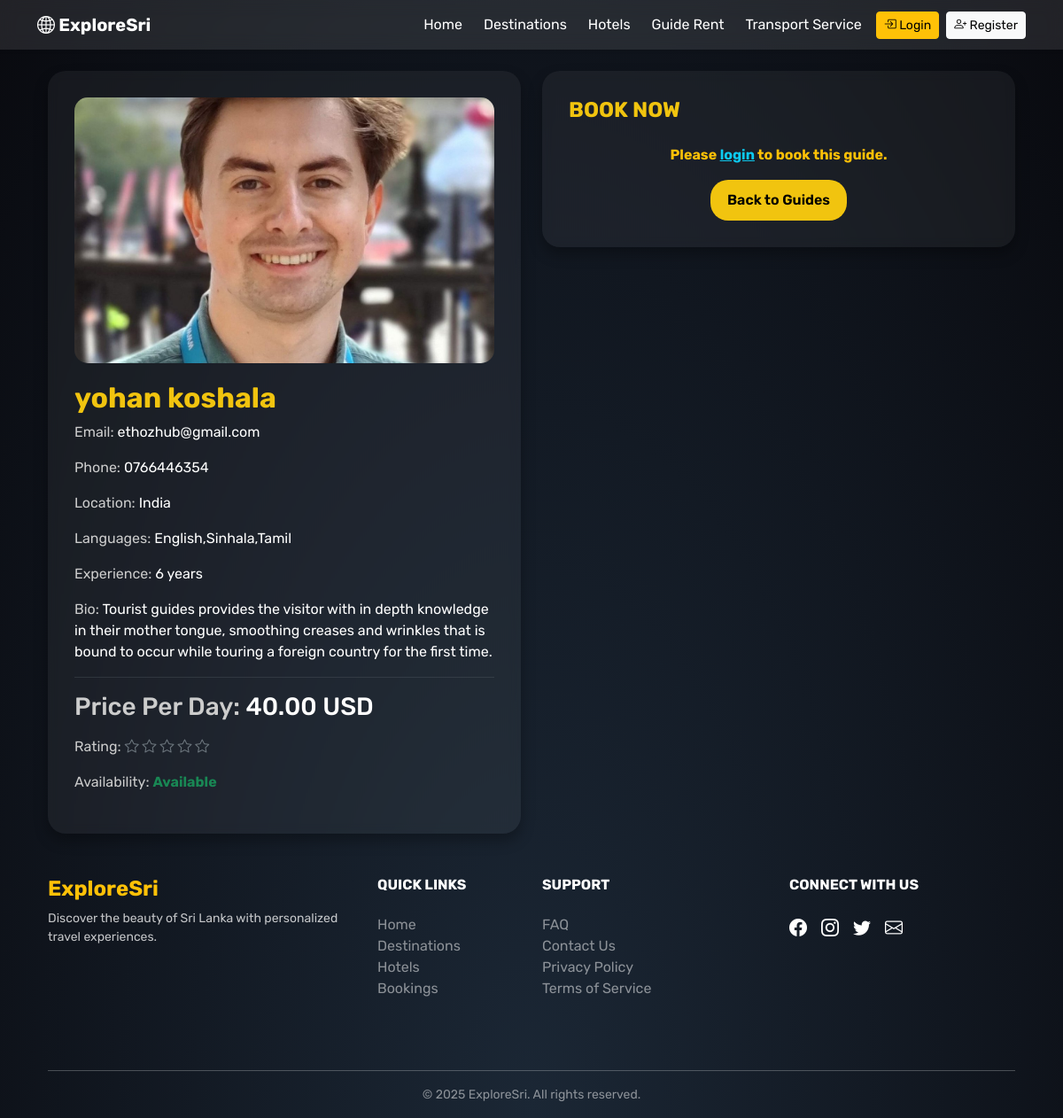
Page /guide_bookings.php?guide_id=1 on the earlier database version.
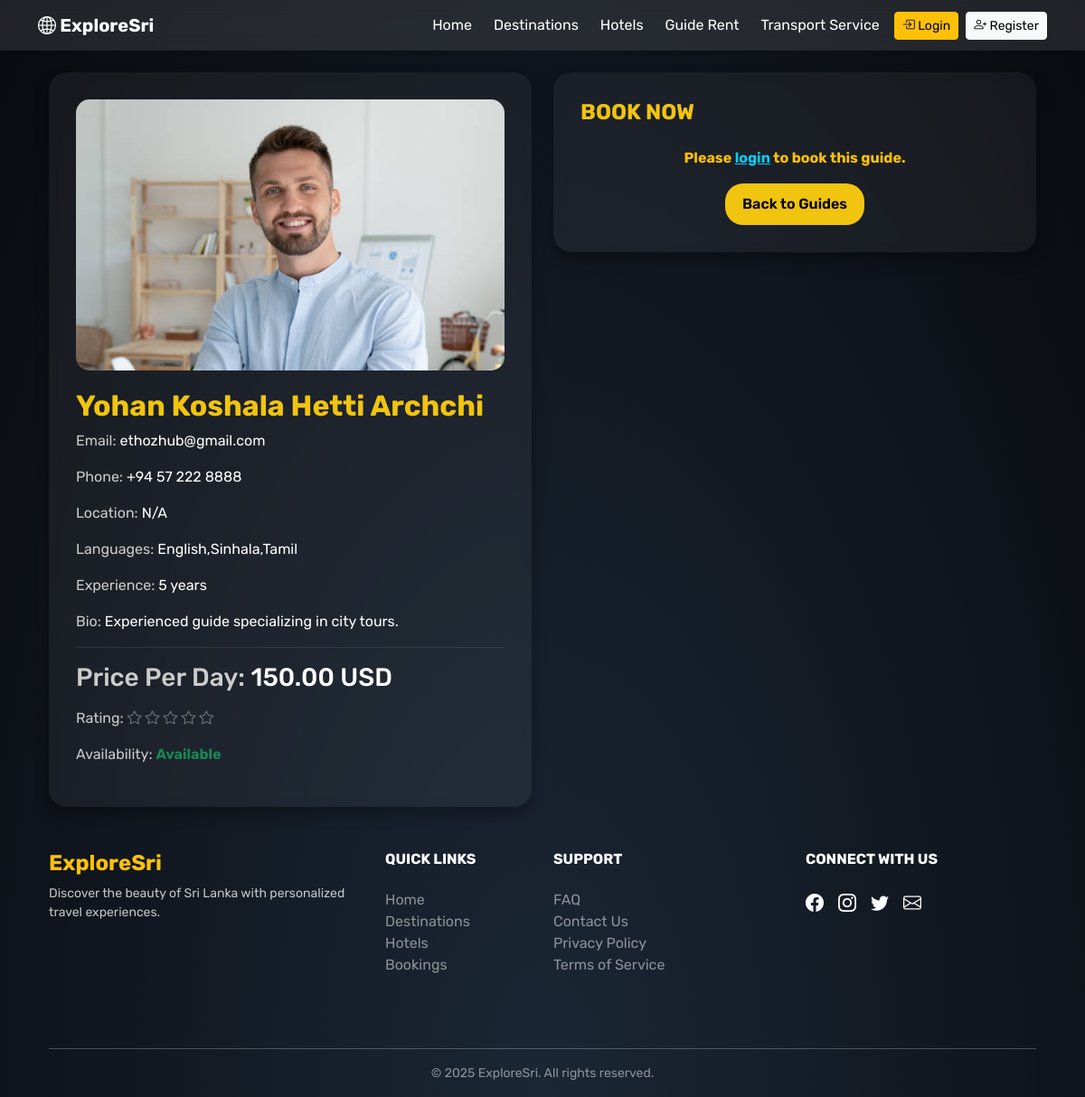
Same page on the later database version.
### tables this page shows
CREATE TABLE `guide` (
  `guide_id` int(11) NOT NULL,
  `name` varchar(100) NOT NULL,
  `email` varchar(100) NOT NULL,
  `country` varchar(100) DEFAULT NULL,
  `password` varchar(255) NOT NULL,
  `languages` varchar(255) DEFAULT NULL,
  `experience_years` int(11) DEFAULT 0,
  `bio` text DEFAULT NULL,
  `photo` varchar(255) DEFAULT NULL,
  `contact_info` varchar(100) DEFAULT NULL,
  `price_per_day` decimal(10,2) DEFAULT 0.00,
  `rating` float DEFAULT 0,
  `is_verified` tinyint(1) DEFAULT 0,
  `created_at` datetime DEFAULT current_timestamp(),
  `status` varchar(50) DEFAULT 'active',
  `is_available` tinyint(1) DEFAULT 1
);

### guide_bookings.php (the view, shortened to what this page needs)
<?php
include 'config/db.php';
include 'includes/header.php';
$guide_id = (int)$_GET['guide_id'];
$stmt = $conn->prepare("SELECT * FROM guide WHERE guide_id = ? AND status = 'active' AND is_verified = 1");
$stmt->execute([$guide_id]);
$guide = $stmt->fetch();
?>
<!DOCTYPE html>
<html lang="en">
<head>
  <link href="https://cdn.jsdelivr.net/npm/bootstrap@5.3.0/dist/css/bootstrap.min.css" rel="stylesheet" />
  <link href="https://cdn.jsdelivr.net/npm/bootstrap-icons@1.10.5/font/bootstrap-icons.css" rel="stylesheet" />
</head>
<body>
  <div class="container">
    <div class="row g-4">
      <div class="col-md-6">
        <div class="guide-card">
          <?php if (!empty($guide['photo'])): ?>
            <img src="uploads/guides/<?= htmlspecialchars($guide['photo']) ?>" class="guide-img" alt="Guide Photo">
          <?php endif; ?>
          <h2><?= htmlspecialchars($guide['name']) ?></h2>
          <p><span class="info-label">Email:</span> <?= htmlspecialchars($guide['email']) ?></p>
          <p><span class="info-label">Phone:</span> <?= !empty($guide['contact_info']) ? htmlspecialchars($guide['contact_info']) : 'N/A' ?></p>
          <p><span class="info-label">Location:</span> <?= !empty($guide['country']) ? htmlspecialchars($guide['country']) : 'N/A' ?></p>
          <p><span class="info-label">Languages:</span> <?= !empty($guide['languages']) ? htmlspecialchars($guide['languages']) : 'N/A' ?></p>
          <p><span class="info-label">Experience:</span> <?= isset($guide['experience_years']) && $guide['experience_years'] > 0 ? htmlspecialchars($guide['experience_years']) . ' years' : 'N/A' ?></p>
          <p><span class="info-label">Bio:</span> <?= !empty($guide['bio']) ? nl2br(htmlspecialchars($guide['bio'])) : 'N/A' ?></p>
          <hr class="text-secondary" />
          <h3><p><span class="info-label">Price Per Day:</span> <?= number_format($guide['price_per_day'], 2) ?> USD</p></h3>
          <p>
            <span class="info-label">Rating:</span>
            <?php
              $rating = round($guide['rating']);
              for ($i = 1; $i <= 5; $i++) {
                  echo $i <= $rating ? '<i class="bi bi-star-fill text-warning"></i> ' : '<i class="bi bi-star text-secondary"></i> ';
              }
            ?>
          </p>
          <p><span class="info-label">Availability:</span>
            <?php if ((int)$guide['is_available'] === 1): ?>
              <span class="text-success fw-bold">Available</span>
            <?php else: ?>
              <span class="text-danger fw-bold">Not Available</span>
            <?php endif; ?>
          </p>
        </div>
      </div>
      <div class="col-md-6">
        <div class="booking-card">
          <h4>  BOOK NOW </h4>
          <?php if ((int)$guide['is_available'] === 1): ?>
            <?php if (isset($_SESSION['user_id'])): ?>
              <form action="process_guide_booking.php" method="POST">
                <input type="hidden" name="guide_id" value="<?= $guide_id ?>" />
                <div class="mb-3">
                  <label for="travel_date" class="form-label">Travel Date</label>
                  <input type="date" name="travel_date" class="form-control" required>
                </div>
                <div class="mb-3">
                  <label for="duration_days" class="form-label">Duration (Days)</label>
                  <input type="number" name="duration_days" class="form-control" min="1" required>
                </div>
                <div class="mb-3">
                  <label for="notes" class="form-label">Notes (optional)</label>
                  <textarea name="notes" class="form-control" rows="3" placeholder="Anything you'd like to mention..."></textarea>
                </div>
                <div class="d-flex justify-content-center gap-3">
                  <a href="guides.php" class="btn btn-custom">Back</a>
                  <button type="submit" class="btn btn-custom">Proceed to Payment</button>
                </div>
              </form>
            <?php else: ?>
              <p class="text-warning text-center fw-bold mt-4">
                Please <a href="login.php" class="text-decoration-underline text-info">login</a> to book this guide.
              </p>
              <div class="text-center mt-3">
                <a href="guides.php" class="btn btn-custom">Back to Guides</a>
              </div>
            <?php endif; ?>
          <?php endif; ?>
        </div>
      </div>
    </div>
  </div>
</body>
</html>
<?php include 'includes/footer.php'; ?>

Differences in the rows shown:
changed guide "ethozhub@gmail.com": photo: a different picture; name "yohan koshala" → "Yohan Koshala Hetti Archchi"; contact_info "0766446354" → "+94 57 222 8888"; experience_years "6" → "5"; bio "Tourist guides provides the visitor with in depth knowledge in their mother tongue, smoothing creases and wrinkles that is bound to occur while touring a foreign country for the first time." → "Experienced guide specializing in city tours."; price_per_day "40.00" → "150.00"; country "India" → (not shown)
Other differences:
text now shown: "N/A"
